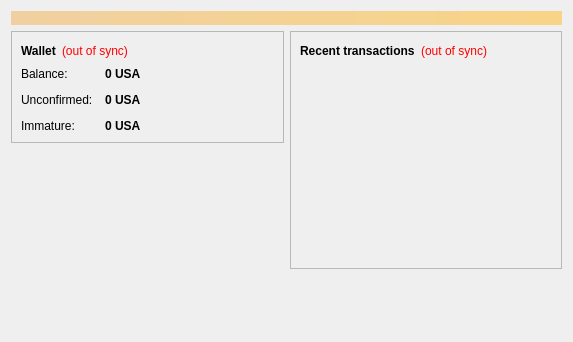
<?xml version="1.0" encoding="UTF-8"?>
<ui version="4.0">
 <class>OverviewPage</class>
 <widget class="QWidget" name="OverviewPage">
  <property name="geometry">
   <rect>
    <x>0</x>
    <y>0</y>
    <width>573</width>
    <height>342</height>
   </rect>
  </property>
  <property name="windowTitle">
   <string>Form</string>
  </property>
  <layout class="QVBoxLayout" name="topLayout">
   <item>
    <widget class="QLabel" name="labelAlerts">
     <property name="visible">
      <bool>false</bool>
     </property>
     <property name="styleSheet">
      <string notr="true">background-color: qlineargradient(x1: 0, y1: 0, x2: 1, y2: 0, stop:0 #F0D0A0, stop:1 #F8D488); color:#000000;</string>
     </property>
     <property name="wordWrap">
      <bool>true</bool>
     </property>
     <property name="margin">
      <number>3</number>
     </property>
    </widget>
   </item>
   <item>
    <layout class="QHBoxLayout" name="horizontalLayout" stretch="1,1">
     <item>
      <layout class="QVBoxLayout" name="verticalLayout_2">
       <item>
        <widget class="QFrame" name="frame">
         <property name="frameShape">
          <enum>QFrame::StyledPanel</enum>
         </property>
         <property name="frameShadow">
          <enum>QFrame::Raised</enum>
         </property>
         <layout class="QVBoxLayout" name="verticalLayout_4">
          <item>
           <layout class="QHBoxLayout" name="horizontalLayout_4">
            <item>
             <widget class="QLabel" name="label_5">
              <property name="font">
               <font>
                <weight>75</weight>
                <bold>true</bold>
               </font>
              </property>
              <property name="text">
               <string>Wallet</string>
              </property>
             </widget>
            </item>
            <item>
             <widget class="QLabel" name="labelWalletStatus">
              <property name="toolTip">
               <string>The displayed information may be out of date. Your wallet automatically synchronizes with the Americoin network after a connection is established, but this process has not completed yet.</string>
              </property>
              <property name="styleSheet">
               <string notr="true">QLabel { color: red; }</string>
              </property>
              <property name="text">
               <string notr="true">(out of sync)</string>
              </property>
              <property name="alignment">
               <set>Qt::AlignLeading|Qt::AlignLeft|Qt::AlignVCenter</set>
              </property>
             </widget>
            </item>
            <item>
             <spacer name="horizontalSpacer_2">
              <property name="orientation">
               <enum>Qt::Horizontal</enum>
              </property>
              <property name="sizeHint" stdset="0">
               <size>
                <width>40</width>
                <height>20</height>
               </size>
              </property>
             </spacer>
            </item>
           </layout>
          </item>
          <item>
           <layout class="QFormLayout" name="formLayout_2">
            <property name="fieldGrowthPolicy">
             <enum>QFormLayout::AllNonFixedFieldsGrow</enum>
            </property>
            <property name="horizontalSpacing">
             <number>12</number>
            </property>
            <property name="verticalSpacing">
             <number>12</number>
            </property>
            <item row="0" column="0">
             <widget class="QLabel" name="label">
              <property name="text">
               <string>Balance:</string>
              </property>
             </widget>
            </item>
            <item row="0" column="1">
             <widget class="QLabel" name="labelBalance">
              <property name="font">
               <font>
                <weight>75</weight>
                <bold>true</bold>
               </font>
              </property>
              <property name="cursor">
               <cursorShape>IBeamCursor</cursorShape>
              </property>
              <property name="toolTip">
               <string>Your current balance</string>
              </property>
              <property name="text">
               <string notr="true">0 USA</string>
              </property>
              <property name="textInteractionFlags">
               <set>Qt::LinksAccessibleByMouse|Qt::TextSelectableByKeyboard|Qt::TextSelectableByMouse</set>
              </property>
             </widget>
            </item>
            <item row="1" column="0">
             <widget class="QLabel" name="label_3">
              <property name="text">
               <string>Unconfirmed:</string>
              </property>
             </widget>
            </item>
            <item row="1" column="1">
             <widget class="QLabel" name="labelUnconfirmed">
              <property name="font">
               <font>
                <weight>75</weight>
                <bold>true</bold>
               </font>
              </property>
              <property name="cursor">
               <cursorShape>IBeamCursor</cursorShape>
              </property>
              <property name="toolTip">
               <string>Total of transactions that have yet to be confirmed, and do not yet count toward the current balance</string>
              </property>
              <property name="text">
               <string notr="true">0 USA</string>
              </property>
              <property name="textInteractionFlags">
               <set>Qt::LinksAccessibleByMouse|Qt::TextSelectableByKeyboard|Qt::TextSelectableByMouse</set>
              </property>
             </widget>
            </item>
            <item row="2" column="0">
             <widget class="QLabel" name="labelImmatureText">
              <property name="text">
               <string>Immature:</string>
              </property>
             </widget>
            </item>
            <item row="2" column="1">
             <widget class="QLabel" name="labelImmature">
              <property name="font">
               <font>
                <weight>75</weight>
                <bold>true</bold>
               </font>
              </property>
              <property name="toolTip">
               <string>Mined balance that has not yet matured</string>
              </property>
              <property name="text">
               <string notr="true">0 USA</string>
              </property>
              <property name="textInteractionFlags">
               <set>Qt::LinksAccessibleByMouse|Qt::TextSelectableByKeyboard|Qt::TextSelectableByMouse</set>
              </property>
             </widget>
            </item>
           </layout>
          </item>
         </layout>
        </widget>
       </item>
       <item>
        <spacer name="verticalSpacer">
         <property name="orientation">
          <enum>Qt::Vertical</enum>
         </property>
         <property name="sizeHint" stdset="0">
          <size>
           <width>20</width>
           <height>40</height>
          </size>
         </property>
        </spacer>
       </item>
      </layout>
     </item>
     <item>
      <layout class="QVBoxLayout" name="verticalLayout_3">
       <item>
        <widget class="QFrame" name="frame_2">
         <property name="frameShape">
          <enum>QFrame::StyledPanel</enum>
         </property>
         <property name="frameShadow">
          <enum>QFrame::Raised</enum>
         </property>
         <layout class="QVBoxLayout" name="verticalLayout">
          <item>
           <layout class="QHBoxLayout" name="horizontalLayout_2">
            <item>
             <widget class="QLabel" name="label_4">
              <property name="text">
               <string>&lt;b&gt;Recent transactions&lt;/b&gt;</string>
              </property>
             </widget>
            </item>
            <item>
             <widget class="QLabel" name="labelTransactionsStatus">
              <property name="toolTip">
               <string>The displayed information may be out of date. Your wallet automatically synchronizes with the Americoin network after a connection is established, but this process has not completed yet.</string>
              </property>
              <property name="styleSheet">
               <string notr="true">QLabel { color: red; }</string>
              </property>
              <property name="text">
               <string notr="true">(out of sync)</string>
              </property>
              <property name="alignment">
               <set>Qt::AlignRight|Qt::AlignTrailing|Qt::AlignVCenter</set>
              </property>
             </widget>
            </item>
            <item>
             <spacer name="horizontalSpacer">
              <property name="orientation">
               <enum>Qt::Horizontal</enum>
              </property>
              <property name="sizeHint" stdset="0">
               <size>
                <width>40</width>
                <height>20</height>
               </size>
              </property>
             </spacer>
            </item>
           </layout>
          </item>
          <item>
           <widget class="QListView" name="listTransactions">
            <property name="styleSheet">
             <string notr="true">QListView { background: transparent; }</string>
            </property>
            <property name="frameShape">
             <enum>QFrame::NoFrame</enum>
            </property>
            <property name="verticalScrollBarPolicy">
             <enum>Qt::ScrollBarAlwaysOff</enum>
            </property>
            <property name="horizontalScrollBarPolicy">
             <enum>Qt::ScrollBarAlwaysOff</enum>
            </property>
            <property name="selectionMode">
             <enum>QAbstractItemView::NoSelection</enum>
            </property>
           </widget>
          </item>
         </layout>
        </widget>
       </item>
       <item>
        <spacer name="verticalSpacer_2">
         <property name="orientation">
          <enum>Qt::Vertical</enum>
         </property>
         <property name="sizeHint" stdset="0">
          <size>
           <width>20</width>
           <height>40</height>
          </size>
         </property>
        </spacer>
       </item>
      </layout>
     </item>
    </layout>
   </item>
  </layout>
 </widget>
 <resources/>
 <connections/>
</ui>
